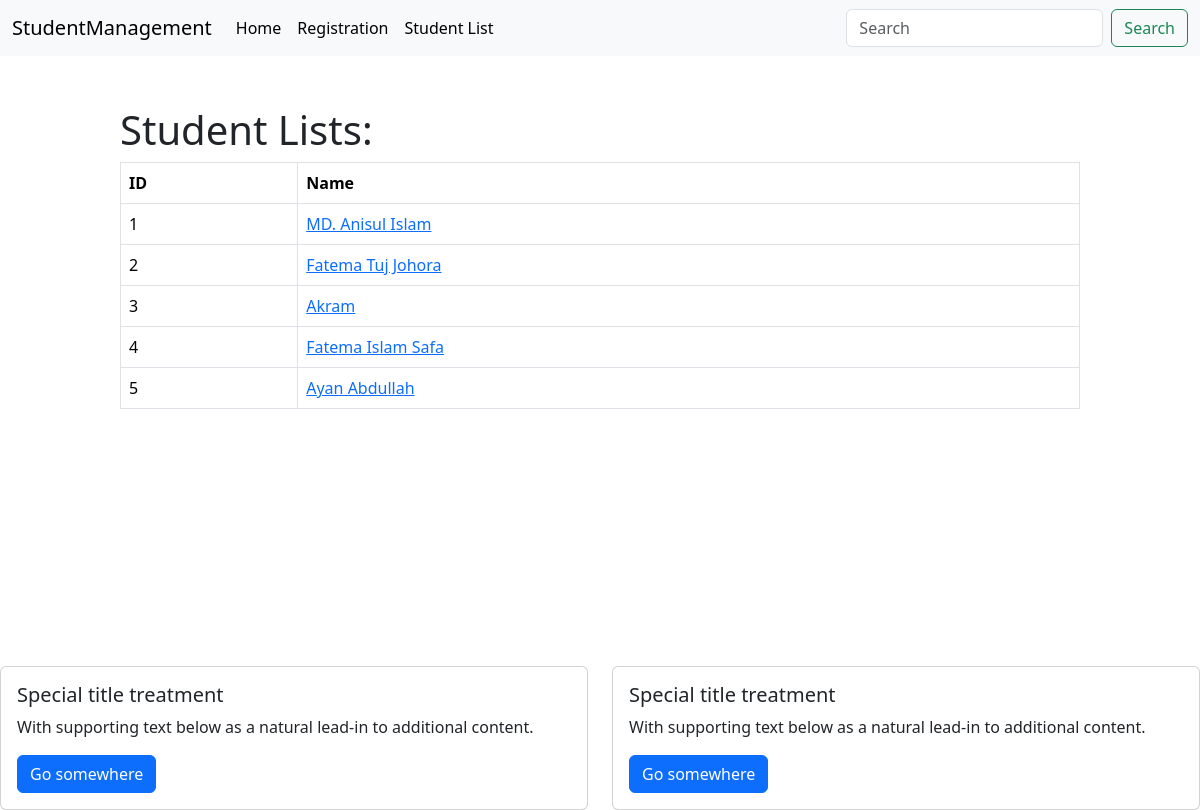
Before: /student_list/ with the older database file.
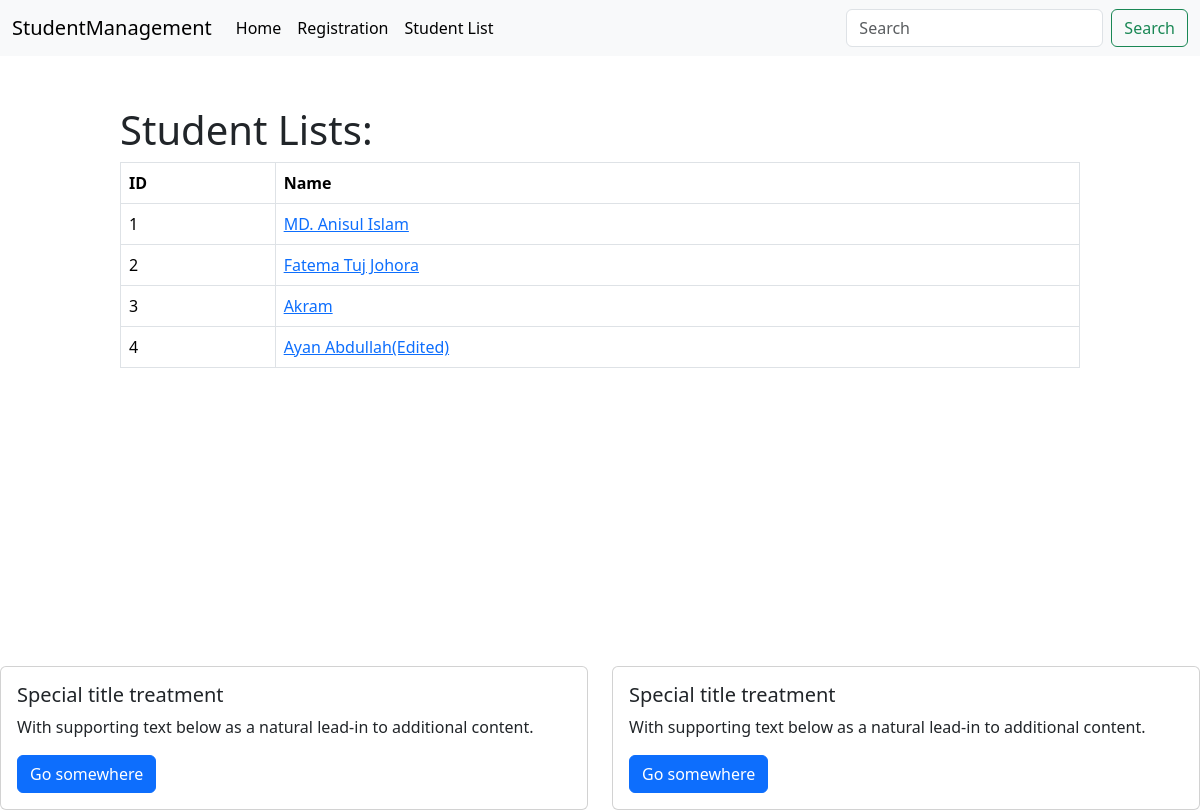
After: the same page with the newer database file.
### core/models.py (models this page shows, shortened)
class StudentModel(models.Model):
    class CourseChoice(models.TextChoices):
        MATH = 'Math', 'Math',
        ENGLISH = 'English', 'English',
        HISTORY = 'History', 'History',
        SICENCE = 'Science', 'Science',
        PHYSICES = 'Physices', 'Physices'
    id = models.IntegerField(primary_key = True)
    name = models.CharField(max_length=50)
    email = models.EmailField(max_length=254)
    phone = models.CharField(max_length=11)
    course = models.CharField(max_length=100, choices = CourseChoice.choices, default = CourseChoice.SICENCE)
    created_at = models.DateTimeField(auto_now_add=True)
    updated_at = models.DateTimeField(auto_now=True)

### core/views.py (the view)
# urls.py: path('student_list/', views.StudentListView.as_view(), name = 'student_list'),
class StudentListView(ListView):
    model = StudentModel
    template_name = 'students/student_list.html'
    context_object_name = 'students'

### core/templates/students/student_list.html
{% extends 'base.html' %}
{% block content %}
    <div style="width: 80%; height: 70vh; margin: auto;">
        <h1>Student Lists: </h1>
        <table class="table table-bordered">
            <thead>
              <tr>
                <th scope="col">ID</th>
                <th scope="col">Name</th>
              </tr>
            </thead>
            <tbody>
                {% for student in students %}
                    <tr>
                        <td>{{student.id}}</td>
                        <td><a href="{% url 'student_details' student.pk %}">{{student.name}}</a></td>
                    </tr>
                {% endfor %}
            </tbody>
          </table>
    </div>
{% endblock content %}

Changed rows visible on the page:
removed StudentModel: id "5", name "Ayan Abdullah"
changed StudentModel id 4: name "Fatema Islam Safa" → "Ayan Abdullah(Edited)"
